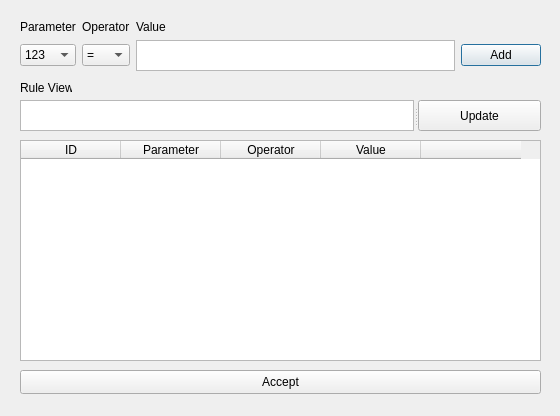
<?xml version="1.0" encoding="UTF-8"?>
<ui version="4.0">
 <class>Dialog</class>
 <widget class="QDialog" name="Dialog">
  <property name="geometry">
   <rect>
    <x>0</x>
    <y>0</y>
    <width>560</width>
    <height>416</height>
   </rect>
  </property>
  <property name="windowTitle">
   <string>Dialog</string>
  </property>
  <widget class="QWidget" name="layoutWidget">
   <property name="geometry">
    <rect>
     <x>20</x>
     <y>20</y>
     <width>521</width>
     <height>51</height>
    </rect>
   </property>
   <layout class="QGridLayout" name="gridLayout">
    <item row="1" column="0">
     <widget class="QComboBox" name="parameter_selection">
      <item>
       <property name="text">
        <string>123</string>
       </property>
      </item>
     </widget>
    </item>
    <item row="0" column="2">
     <widget class="QLabel" name="value_lable">
      <property name="text">
       <string>Value</string>
      </property>
     </widget>
    </item>
    <item row="1" column="3">
     <widget class="QPushButton" name="rule_add">
      <property name="text">
       <string>Add</string>
      </property>
     </widget>
    </item>
    <item row="0" column="0">
     <widget class="QLabel" name="parameter_lable">
      <property name="text">
       <string>Parameter</string>
      </property>
     </widget>
    </item>
    <item row="0" column="1">
     <widget class="QLabel" name="operator_lable">
      <property name="text">
       <string>Operator</string>
      </property>
     </widget>
    </item>
    <item row="1" column="1">
     <widget class="QComboBox" name="operator_selection">
      <item>
       <property name="text">
        <string>=</string>
       </property>
      </item>
      <item>
       <property name="text">
        <string>&lt;</string>
       </property>
      </item>
      <item>
       <property name="text">
        <string>&gt;</string>
       </property>
      </item>
      <item>
       <property name="text">
        <string>&lt;=</string>
       </property>
      </item>
      <item>
       <property name="text">
        <string>&gt;=</string>
       </property>
      </item>
     </widget>
    </item>
    <item row="1" column="2">
     <widget class="QPlainTextEdit" name="rule_value"/>
    </item>
   </layout>
  </widget>
  <widget class="QLabel" name="label">
   <property name="geometry">
    <rect>
     <x>20</x>
     <y>80</y>
     <width>52</width>
     <height>16</height>
    </rect>
   </property>
   <property name="text">
    <string>Rule View</string>
   </property>
  </widget>
  <widget class="QTableWidget" name="rules_table">
   <property name="geometry">
    <rect>
     <x>20</x>
     <y>140</y>
     <width>521</width>
     <height>221</height>
    </rect>
   </property>
   <column>
    <property name="text">
     <string>ID</string>
    </property>
   </column>
   <column>
    <property name="text">
     <string>Parameter</string>
    </property>
   </column>
   <column>
    <property name="text">
     <string>Operator</string>
    </property>
   </column>
   <column>
    <property name="text">
     <string>Value</string>
    </property>
   </column>
   <column>
    <property name="text">
     <string/>
    </property>
   </column>
  </widget>
  <widget class="QPushButton" name="accept_rules_button">
   <property name="geometry">
    <rect>
     <x>20</x>
     <y>370</y>
     <width>521</width>
     <height>24</height>
    </rect>
   </property>
   <property name="text">
    <string>Accept</string>
   </property>
  </widget>
  <widget class="QSplitter" name="splitter">
   <property name="geometry">
    <rect>
     <x>20</x>
     <y>100</y>
     <width>521</width>
     <height>31</height>
    </rect>
   </property>
   <property name="orientation">
    <enum>Qt::Orientation::Horizontal</enum>
   </property>
   <widget class="QPlainTextEdit" name="rule_view_text"/>
   <widget class="QPushButton" name="update_button">
    <property name="text">
     <string>Update</string>
    </property>
   </widget>
  </widget>
 </widget>
 <resources/>
 <connections/>
</ui>
